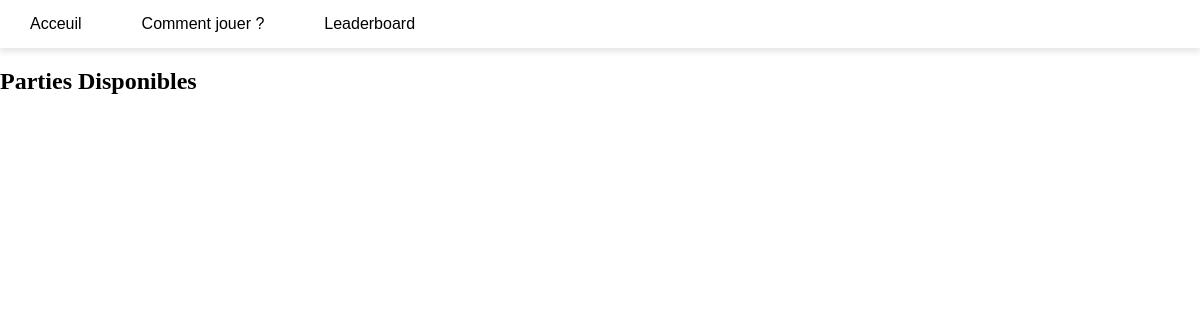
Page /classic_games on the earlier database version.
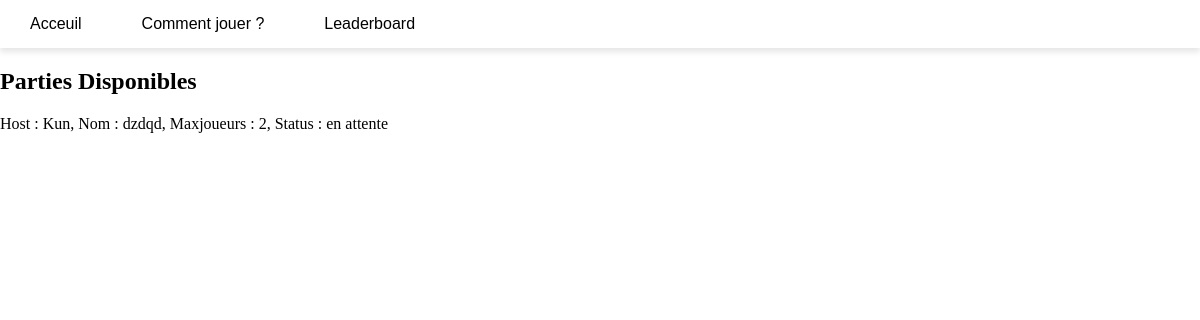
Same page on the later database version.
### tables this page shows
CREATE TABLE classic (
    id INTEGER PRIMARY KEY AUTOINCREMENT,
    host TEXT,
    name TEXT,
    status TEXT NOT NULL,
    maxplayers INT,
    creation TIMESTAMP
);

### main.py (the view)
@app.route("/classic_games", methods=['GET', 'POST'])
def classic_games():
    liste_parties = get_classic_games()
    return render_template("./classic_games.html", gamelist=liste_parties, iter_liste=range(len(liste_parties)))

### matchmaking.py (called while the page is built)
def get_classic_games()->list[tuple]:
    try:
        con = sqlite3.connect("./database/database.db")
        cur = con.cursor()
        sqlreq = f"SELECT * FROM classic"
        res = cur.execute(sqlreq)
        reslist = res.fetchall()
        con.close()
        return reslist
    except Exception as erreur:
        print("Erreur dans get_classic_games() :", erreur)
        return []

### templates/classic_games.html (shortened to what this page needs)
<!DOCTYPE html>
<html>
<head>
    <link rel="stylesheet" href="{{url_for('static', filename='styles.css')}}">
</head>
<body>
    <nav class="navbar">
        <ul>
            <li><a href="/">Acceuil</a></li>
            <li><a href="">Comment jouer ?</a></li>
            <li><a href="leaderboard">Leaderboard</a></li>
        </ul>
    </nav>
    <main>
        <div>
            <h2> Parties Disponibles </h2>
            {% for i in iter_liste %}
                <p> Host : {{gamelist[i][1]}}, Nom : {{gamelist[i][2]}}, Maxjoueurs : {{gamelist[i][4]}}, Status : {{gamelist[i][3]}}</p>
            {% endfor %}
        </div>
    </main>
</body>

Differences in the rows shown:
added classic: host "Kun", name "dzdqd", maxplayers "2", status "en attente"
Other differences:
new list line: "Host : , Nom : , Maxjoueurs : , Status :"
